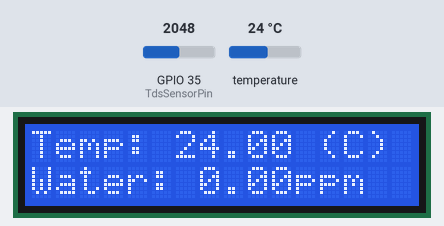
This sketch was run on a simulated ESP32. Shown: 16×2 character LCD. The inputs (shaded band) are chosen by the test bench; at power-on: temperature 24 °C, GPIO 35 (TdsSensorPin) = 2048. WiFi joins after 1.5 s; servers stay silent unless stated; what the sketch prints to the serial monitor is not drawn.

Above: at 3.5 s.
3.6 s: temperature set to 12 °C
At 6.1 s:
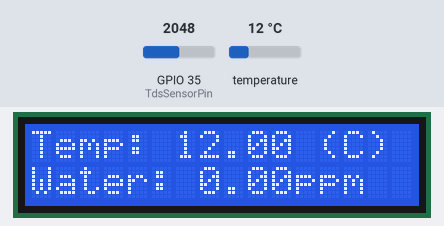
6.4 s: temperature set to 19 °C
At 7.3 s:
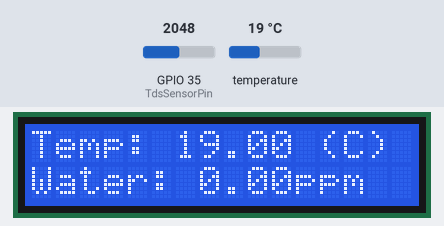
8.9 s: temperature set to 28 °C
At 11.0 s:
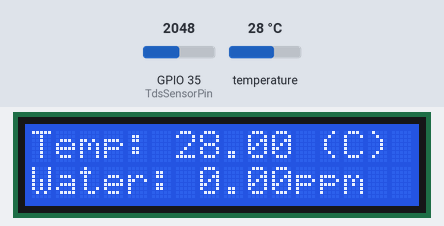
Timing chart, 0 to 12.5 s (numbered marks = the images above; inputs shaded):
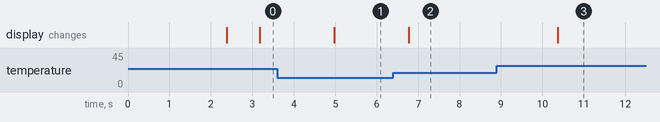

The sketch:

main.ino
```cpp
#define BLYNK_TEMPLATE_ID "TMPL3b9YYfNaN"
#define BLYNK_TEMPLATE_NAME "Smart Feeding Bottle"
#define BLYNK_AUTH_TOKEN "rDI3qWNwwq75DzCJQmzDTrwxvux0zlHP"
#include <OneWire.h>
#include <DallasTemperature.h>
#include <WiFi.h>
#include <BlynkSimpleEsp32.h>
#include <LiquidCrystal_I2C.h>
#define TdsSensorPin 35
#define VREF 3.3 // analog reference voltage(Volt) of the ADC
#define SCOUNT 30 // sum of sample point
#define BLYNK_PRINT Serial
int analogBuffer[SCOUNT]; // store the analog value in the array, read from ADC
int analogBufferTemp[SCOUNT];
int analogBufferIndex = 0;
int copyIndex = 0;
float averageVoltage = 0;
float tdsValue = 0;
float temperature = 25; // current temperature for compensation
char auth[] = BLYNK_AUTH_TOKEN;
char ssid[] = "Galaxy S23 FE";
char pass[] = "12@123456";
BlynkTimer timer;
OneWire oneWire(4); // DS18B20 data pin connected to digital pin 2
DallasTemperature sensors(&oneWire);
LiquidCrystal_I2C lcd(0x27, 16, 2);
// median filtering algorithm
int getMedianNum(int bArray[], int iFilterLen){
int bTab[iFilterLen];
for (byte i = 0; i<iFilterLen; i++)
bTab[i] = bArray[i];
int i, j, bTemp;
for (j = 0; j < iFilterLen - 1; j++) {
for (i = 0; i < iFilterLen - j - 1; i++) {
if (bTab[i] > bTab[i + 1]) {
bTemp = bTab[i];
}
}
}
if ((iFilterLen & 1) > 0){
bTemp = bTab[(iFilterLen - 1) / 2];
}
else {
bTemp = (bTab[iFilterLen / 2] + bTab[iFilterLen / 2 - 1]) / 2;
}
return bTemp;
}
void setup(){
Serial.begin(9600);
pinMode(TdsSensorPin, INPUT);
sensors.begin(); // Initialize the DS18B20 sensor
WiFi.begin(ssid, pass);
while (WiFi.status() != WL_CONNECTED) {
delay(1000);
Serial.println("Connecting to WiFi...");
}
Serial.println("Connected to WiFi");
// Connect to Blynk
Blynk.begin(auth, ssid, pass);
while (!Blynk.connected()) {
Serial.println("Connecting to Blynk...");
delay(1000);
}
Serial.println("Connected to Blynk");
lcd.init();
lcd.backlight();
}
void loop(){
// Read temperature from DS18B20 sensor
sensors.requestTemperatures(); // Send the command to get temperatures
float dsTemperature = sensors.getTempCByIndex(0); // Get temperature in Celsius
temperature = dsTemperature;
static unsigned long analogSampleTimepoint = millis();
if(millis()-analogSampleTimepoint > 40U){ //every 40 milliseconds,read the analog value from the ADC
analogSampleTimepoint = millis();
analogBuffer[analogBufferIndex] = analogRead(TdsSensorPin); //read the analog value and store into the buffer
analogBufferIndex++;
if(analogBufferIndex == SCOUNT){
analogBufferIndex = 0;
}
}
static unsigned long printTimepoint = millis();
if(millis()-printTimepoint > 40U){
printTimepoint = millis();
for(copyIndex=0; copyIndex<SCOUNT; copyIndex++){
analogBufferTemp[copyIndex] = analogBuffer[copyIndex];
// read the analog value more stable by the median filtering algorithm, and convert to voltage value
averageVoltage = getMedianNum(analogBufferTemp,SCOUNT) * (float)VREF / 4096.0;
//temperature compensation formula: fFinalResult(25^C) = fFinalResult(current)/(1.0+0.02*(fTP-25.0));
float compensationCoefficient = 1.0+0.02*(temperature-25.0);
//temperature compensation
float compensationVoltage=averageVoltage/compensationCoefficient;
//convert voltage value to tds value
tdsValue=(133.42*compensationVoltage*compensationVoltage*compensationVoltage - 255.86*compensationVoltage*compensationVoltage + 857.39*compensationVoltage)*0.5;
}
}
// Print both TDS and DS18B20 temperature readings
Serial.print("TDS Value: ");
Serial.print(tdsValue); // You need to calculate tdsValue based on analogBuffer readings
Serial.print(" ppm\t"); // Assuming the unit of TDS is parts per million
Serial.print("Temperature: ");
Serial.print(dsTemperature);
Serial.println(" °C");
lcd.clear();
lcd.setCursor(0, 0);
lcd.print("Temp: ");
lcd.print(dsTemperature);
lcd.print(" (C)");
lcd.setCursor(0, 1);
if(tdsValue < 1000){
lcd.print("Water: ");
}else{
lcd.print("Milk: ");
}
lcd.print(tdsValue);
lcd.print("ppm");
Blynk.virtualWrite(V0, dsTemperature);
Blynk.virtualWrite(V1, tdsValue);
delay(1000); // Adjust delay if needed to control the rate of printing
Blynk.run();
}
```

Measured:
- after the input at 3.6 s, the display: changes after 1.4 s (image 1)
- after the input at 6.4 s, the display: changes after 0.37 s (image 2)
- after the input at 8.9 s, the display: changes after 1.5 s (image 3)
